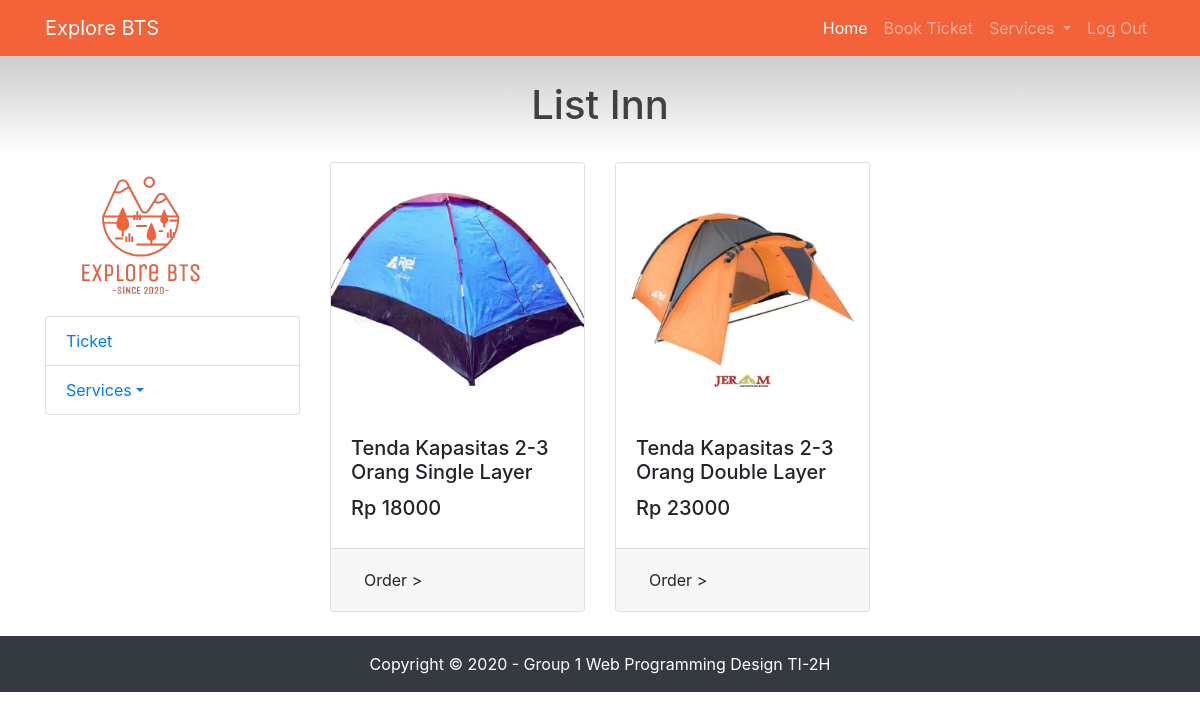
Page /listCampTools.php on the earlier database version.
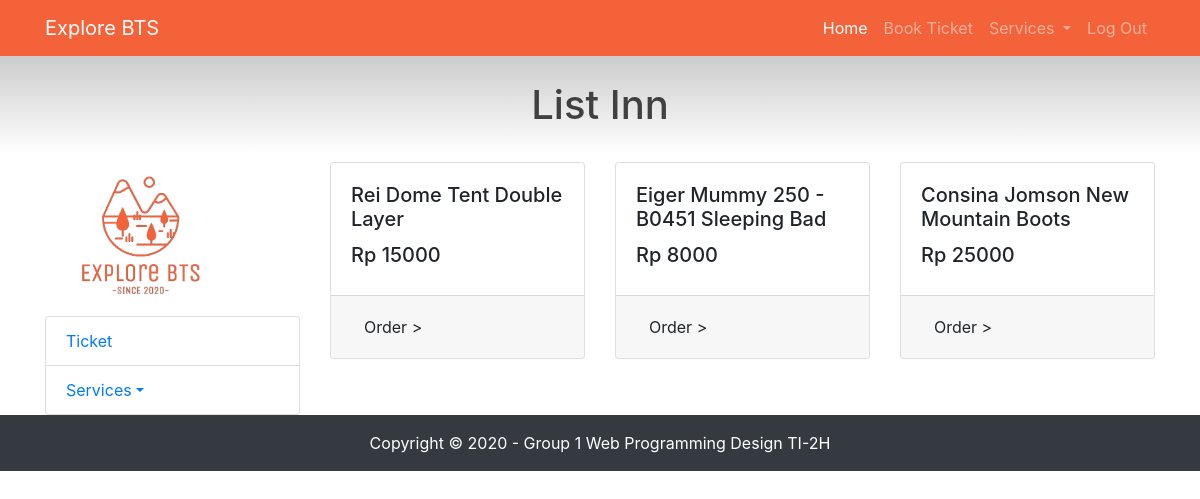
Same page on the later database version.
### tables this page shows
CREATE TABLE `products` (
  `product_id` int(11) NOT NULL,
  `product_name` varchar(100) NOT NULL,
  `product_pict` varchar(255) NOT NULL,
  `category_code` char(4) NOT NULL,
  `unit_price` int(11) NOT NULL,
  `product_stock` int(11) NOT NULL,
  `vendor_id` int(11) NOT NULL,
  `product_desc` varchar(255) NOT NULL
);

### listCampTools.php (the view, shortened to what this page needs)
<!DOCTYPE html>
<html lang="en">
<head>
  <link href="vendor/bootstrap/css/bootstrap.min.css" rel="stylesheet">
  <link href="vendor/bootstrap/css/bootstrap.min.css" rel="stylesheet">
  <link href="css/shop-homepage.css" rel="stylesheet">
</head>
<body>
  <nav class="navbar navbar-expand-lg navbar-dark fixed-top">
    <div class="container">
      <a class="navbar-brand" href="#">Explore BTS</a>
      <div class="collapse navbar-collapse" id="navbarResponsive">
        <ul class="navbar-nav ml-auto">
          <li class="nav-item active">
            <a class="nav-link" href="homeUsers.html">Home
            </a>
          </li>
          <li class="nav-item">
            <a class="nav-link" href="#">Book Ticket</a>
          </li>
          <li class="nav-item dropdown">
            <a class="nav-link dropdown-toggle" href="#" id="navbardrop" data-toggle="dropdown">
              Services
            </a>
        </li>
          <li class="nav-item">
            <a class="nav-link" href="#">Log Out</a>
          </li>
        </ul>
      </div>
    </div>
  </nav>
  <h1>List Inn</h1>
  <div class="container">
    <div class="row">
      <div class="col-lg-3">
        <img src="assets/logo-bts.png" width="75%">
        <div class="list-group">
          <a href="#" class="list-group-item">Ticket</a>
          <div class="list-group-item">
            <a class="dropdown-toggle" href="" data-toggle="dropdown">Services<span class="caret"></span></a>
          </div>
        </div>
      </div>
      <div class="col-lg-9">
        <div class="row">
          <?php
                include "connection.php";
                $query = "SELECT * FROM products WHERE category_code LIKE '%CMP%'";
                $result = mysqli_query($connect, $query);
                if(mysqli_num_rows($result) > 0){
                while($row = mysqli_fetch_assoc($result)){
            ?>
          <div class="col-lg-4 col-md-6 mb-4">
            <div class="card h-100">
                <img class="card-img-top" src="uploads/<?php echo $row['product_pict'];?>" alt="">
                <div class="card-body">
                  <h5 class="card-title"><?php echo $row['product_name'];?></h5>
                  <h5>Rp <?php echo $row['unit_price'];?></h5>
                </div>
                <div class="card-footer">
                    <button type="button" class="btn" data-toggle="modal" data-target="#modal<?php echo $row['product_id']; ?>">Order > </button>
                </div>
            </div>
          </div>
          <?php
                    }
                } else{
                    echo "0 result";
                }
            ?>
        </div>
      </div>
    </div>
  </div>
  <footer class="py-3 bg-dark">
    <div class="container">
      <p class="m-0 text-center text-white">Copyright &copy; 2020 - Group 1 Web Programming Design TI-2H</p>
    </div>
  </footer>
</body>
</html>

Differences in the rows shown:
changed products: product_name "Tenda Kapasitas 2-3 Orang Single Layer" → "Rei Dome Tent Double Layer"; unit_price "18000" → "15000"; product_pict: picture removed
changed products: product_name "Tenda Kapasitas 2-3 Orang Double Layer" → "Eiger Mummy 250 - B0451 Sleeping Bad"; unit_price "23000" → "8000"; product_pict: picture removed
added products: product_name "Consina Jomson New Mountain Boots", unit_price "25000"
